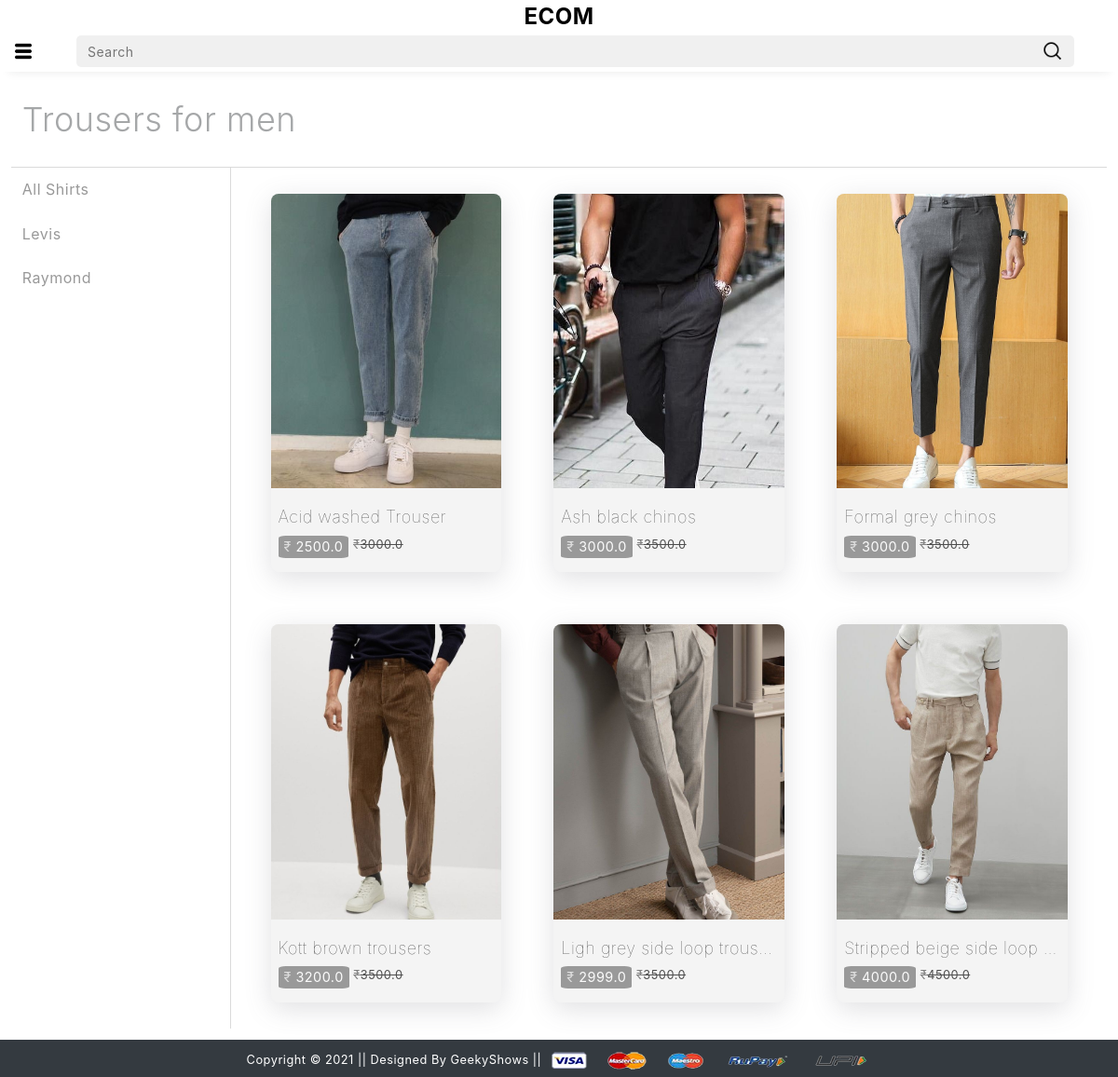
The app's page /mtrouser/ with its own data.
### app/models.py (models this page shows)
class Product(models.Model):
    title=models.CharField(max_length=100)
    selling_price=models.FloatField()
    discounted_price=models.FloatField()
    description=models.TextField()
    brand=models.CharField(max_length=100)
    category=models.CharField(choices=CATEGORY_CHOICES,max_length=3)
    product_image=models.ImageField(upload_to='productimg')

### app/views.py (the view)
# urls.py: path('mtrouser/', views.mtrouser, name='mtrouser'),
def mtrouser(request,data=None):
    if data == None:
        mtrouser = Product.objects.filter(category='MT')
    elif data == 'Levis' or data == 'Raymond':
        mtrouser = Product.objects.filter(category='MT').filter(brand=data)
    return render(request, 'app/mtrouser.html',{'mtrouser':mtrouser})

### app/templates/app/mtrouser.html (shortened to what this page needs)
{% extends 'app/base.html' %}
{% load static %}
{% block main-content %}
<div class="all-products-main">
    <div class="all-products-header">Trousers for men</div>
    <div class="all-products-body">
      <div class="all-filters">
        <a
          href="{% url 'wdress'%}"
          class=""
          >All Shirts</a
        >
        <a
          href="{% url 'wdressdata' 'Levis' %}"
          class=""
          >Levis</a
        >
        <a
          href="{% url 'wdressdata' 'Raymond' %}"
          class=""
          >Raymond</a
        >
      </div>
      <div class="all-items">
        {% for product in mtrouser %}
        <a class="each-slide-item" href="{% url 'product-detail' product.id %}">
          <div class="slide-item-img">
            <img src="{{product.product_image.url}}" alt="not found" />
          </div>
          <div class="slide-item-details">
            <div class="slide-item-title light w-100">
              {{product.title}}
            </div>
            <div class="slide-item-price-outer">
              <div class="slide-item-price light">
                <span class="light">&#8377;</span> {{product.discounted_price}}
              </div>
              <small class="light">
                <span class="light">&#8377;</span>{{product.selling_price}}
              </small>
            </div>
          </div>
        </a>
        {% endfor %}
      </div>
    </div>
  </div>
{% endblock main-content %}

### app/static/app/css/style.css (style rules this page uses)
* { user-select: none; letter-spacing: 0.5px; font-weight: 400; }
.w-100 { font-weight: 100; }
div > a { text-decoration: none; color: black; }
.each-slide-item { display: flex; flex-direction: column; background-color: rgba(128, 128, 128, 0.091); aspect-ratio: 1/1.6; border-radius: 8px; justify-content: space-between; gap: 10px; }
.slide-item-img { border-top-left-radius: 8px; border-top-right-radius: 8px; height: 80%; }
.slide-item-img > img { border-top-left-radius: 8px; border-top-right-radius: 8px; object-fit: cover; height: 100%; width: 100%; }
.slide-item-details { height: 20%; display: flex; flex-direction: column; justify-content: space-evenly; padding: 0px 8px 8px 8px; }
.slide-item-price { font-size: 4vw; background-color: rgba(0, 0, 0, 0.548); width: max-content; color: white; padding: 0.05vw 1.3vw 0.1vw 1.3vw; border-radius: 10%; }
.slide-item-title { font-size: 5vw; color: black; width: 100%; overflow: hidden; white-space: nowrap; text-overflow: ellipsis; }
.all-products-main { display: flex; flex-direction: column; gap: 1vw; padding: 1%; }
.all-products-header { font-weight: 300; font-size: 6vw; display: flex; align-items: center; height: 100%; padding: 1%; opacity: 0.4; }
.all-products-body { display: flex; flex-direction: column; height: 100%; width: 100%; align-items: center; }
.all-filters { display: flex; flex-direction: column; width: 100%; height: 100%; border-top: 0.5px solid rgba(0, 0, 0, 0.144); border-bottom: 0.5px solid rgba(0, 0, 0, 0.144); }
.all-filters > a { padding: 3%; transition: 0.2s ease-in-out; opacity: 0.4; }
.all-items { width: 80%; height: 100%; display: flex; flex-wrap: wrap; align-items: center; justify-content: center; }
.all-items > .each-slide-item { margin: 10% auto; transition: 0.3s ease-in-out; box-shadow: rgba(100, 100, 111, 0.2) 0px 7px 29px 0px; }
.slide-item-price-outer { width: 100%; display: flex; flex-direction: row; gap: 2%; }
.slide-item-price-outer > small { text-decoration: line-through; }
.mrp, .light { opacity: 0.68; }
@media (min-width: 400px) { .slide-item-price { font-size: 2.2vw; padding: 0.05vw 1vw 0.1vw 1vw; } }
@media (min-width: 400px) { .slide-item-title { font-size: 2.5vw; } }
@media (min-width: 400px) { .all-products-header { font-size: 5vw; } }
@media (min-width: 400px) { .all-items > .each-slide-item > .slide-item-details > .slide-item-price-outer > .slide-item-price { font-size: 4vw; padding: 0.05vw 1.3vw 0.1vw 1.3vw; } }
@media (min-width: 400px) { .all-items > .each-slide-item > .slide-item-details > .slide-item-title { font-size: 5vw; } }
@media (min-width: 600px) { .all-items > .each-slide-item > .slide-item-details > .slide-item-price-outer > .slide-item-price, .slide-item-price { font-size: 1.6vw; padding: 0.05vw 0.8vw 0.1vw 0.8vw; } }
@media (min-width: 600px) { .all-items > .each-slide-item > .slide-item-details > .slide-item-title, .slide-item-title { font-size: 1.8vw; } }
@media (min-width: 600px) { .all-products-header { font-size: 4vw; } }
@media (min-width: 600px) { .all-products-body { flex-direction: row; align-items: flex-start; } }
@media (min-width: 600px) { .all-filters { width: 20%; border-bottom: 0px; } }
@media (min-width: 600px) { .all-filters > a { padding: 5%; } }
@media (min-width: 600px) { .all-items { border-top: 0.5px solid rgba(0, 0, 0, 0.144); border-left: 0.5px solid rgba(0, 0, 0, 0.144); } }
@media (min-width: 600px) { .all-items > .each-slide-item { width: 40%; margin: 5% 5%; } }
@media (min-width: 1000px) { .all-items > .each-slide-item > .slide-item-details > .slide-item-price-outer > .slide-item-price, .slide-item-price { font-size: 1.2vw; padding: 0.05vw 0.5vw 0.1vw 0.5vw; } }
@media (min-width: 1000px) { .all-items > .each-slide-item > .slide-item-details > .slide-item-title, .slide-item-title { font-size: 1.5vw; } }
@media (min-width: 1000px) { .all-products-header { font-size: 3vw; } }
@media (min-width: 1000px) { .all-items > .each-slide-item { width: 26.33%; margin: 3% 3%; } }

### records on screen
Product: product_image (picture), title "Acid washed Trouser", discounted_price "2500.0", selling_price "3000.0"
Product: product_image (picture), title "Ash black chinos", discounted_price "3000.0", selling_price "3500.0"
Product: product_image (picture), title "Formal grey chinos", discounted_price "3000.0", selling_price "3500.0"
Product: product_image (picture), title "Kott brown trousers", discounted_price "3200.0", selling_price "3500.0"
Product: product_image (picture), title "Ligh grey side loop trous…", discounted_price "2999.0", selling_price "3500.0"
Product: product_image (picture), title "Stripped beige side loop…", discounted_price "4000.0", selling_price "4500.0"
